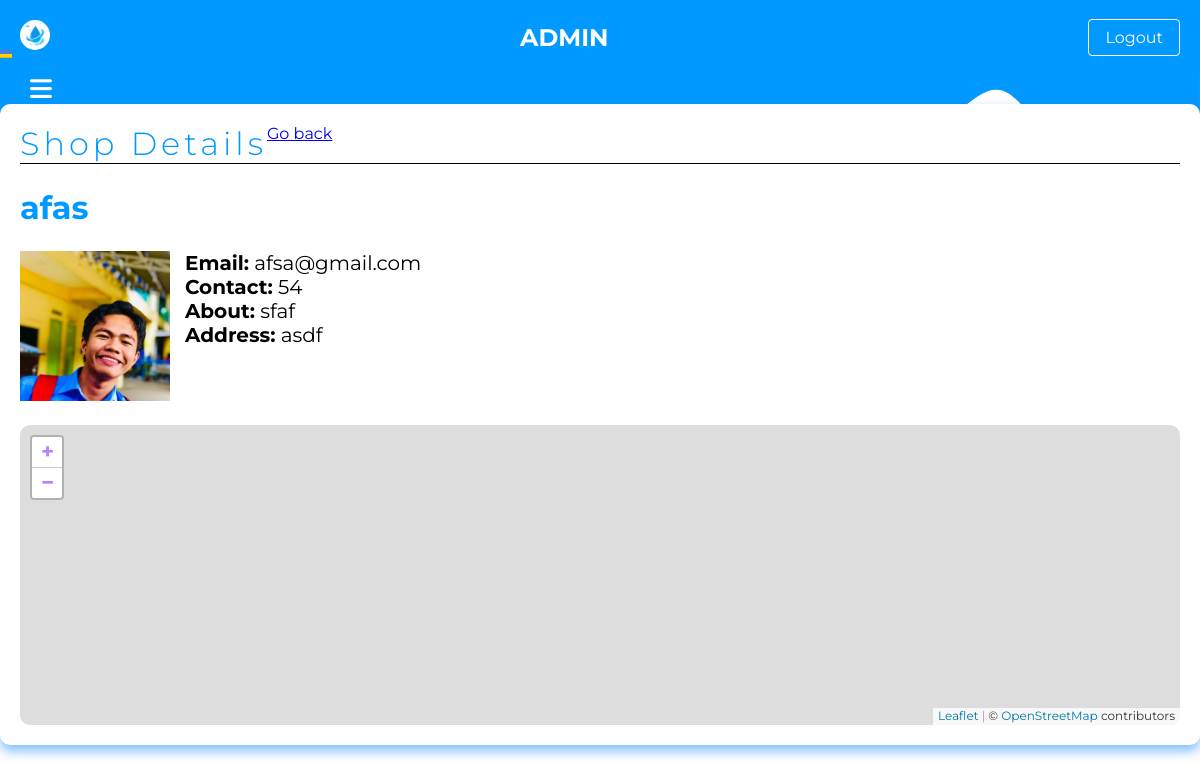
/Admin/ShopDetails.php?id=2, run on the app's committed database.
### tables this page shows
CREATE TABLE `shopinfo` (
  `id` int(11) NOT NULL,
  `name` varchar(50) NOT NULL,
  `profilePic` varchar(100) NOT NULL,
  `permit` varchar(100) NOT NULL,
  `address` varchar(100) NOT NULL,
  `email` varchar(255) NOT NULL,
  `contact` varchar(15) NOT NULL,
  `price` decimal(10,2) NOT NULL,
  `discount` decimal(10,2) NOT NULL,
  `deliveryFee` decimal(10,2) NOT NULL,
  `info` varchar(255) NOT NULL,
  `status` enum('pending','approved','rejected') DEFAULT 'pending',
  `notification` varchar(255) DEFAULT NULL,
  `seller_id` int(11) DEFAULT NULL
);

### Admin/ShopDetails.php (the view, shortened to what this page needs)
<?php
require '../Include/connect.php';
$shopId = isset($_GET['id']) ? intval($_GET['id']) : 0;
$query = "SELECT * FROM shopinfo WHERE id = $shopId";
$result = mysqli_query($conn, $query);
$shop = mysqli_fetch_assoc($result);
?>
<!DOCTYPE html>
<html lang="en">
<head>
    <link rel="stylesheet" href="https://cdnjs.cloudflare.com/ajax/libs/font-awesome/6.6.0/css/all.min.css">
    <link rel="stylesheet" href="../Css/ShopDetails.css">
    <link rel="stylesheet" href="https://unpkg.com/leaflet@1.9.3/dist/leaflet.css" />
</head>
<body>
    <nav>
        <ul class="home-ul">
            <li class="logo"><a href="../FrontPage.php"><img src="../Image/Thirstdrop.png" alt="" height="30" width="30" class="logo"></a></li>
            <div class="nav-center">
                <h2 class="admin">ADMIN</h2>
            </div>
            <li class="nav-button"><a href="../FrontPage.php">Logout</a></li>
        </ul>
    </nav>
    <label for="menu-toggle" class="menu-icon">
    <i class="fa fa-bars" aria-hidden="true"></i>
    </label>
    <div class="content-container">
        <div class="site-title">
           <h1>Shop Details</h1>
           <a href='AfterSearch.php' class="go-back">Go back</a>
        </div>
        <div class="shop-name">
            <h1><?php echo htmlspecialchars($shop['name']); ?></h1>
        </div>
       <div class="inside-container">
                <div class="left-div">
                     <img src="../Image/<?php echo htmlspecialchars($shop['profilePic']); ?>" width="150" height="150" alt="Profile Picture">
                </div>
                <div class="right-div">
                    <p><strong>Email:</strong> <?php echo htmlspecialchars($shop['email']); ?></>
                    <p><strong>Contact:</strong> <?php echo htmlspecialchars($shop['contact']); ?></p>
                    <p><strong>About:</strong> <?php echo !empty($shop['info']) ? htmlspecialchars($shop['info']) : 'No information available'; ?></p>
                    <p><strong>Address:</strong> <?php echo htmlspecialchars($shop['address']); ?></p>
                </div>
       </div>
        <div id="map"></div>
    </div>
</body>
</html>

### Css/ShopDetails.css (style rules this page uses)
* { font-family: "Montserrat", sans-serif; margin: 0; }
body { margin: 0; overflow: hidden; }
nav { background-color: #0099ff; padding: 20px; }
.home-ul { display: flex; align-items: center; justify-content: space-between; list-style: none; margin: 0; padding: 0; }
.logo { color: white; margin-right: auto; border-radius: 50%; }
.nav-center { display: flex; justify-content: center; flex-grow: 1; gap: 20px; color: white; }
.nav-button { margin-left: 10px; }
.nav-button a { color: white; text-decoration: none; padding: 8px 16px; border-radius: 4px; background-color: #0099ff; border: thin solid white; transition: background-color 0.3s; }
.content-container { box-shadow: 0 6px 12px rgba(0, 123, 255, 0.5); position: relative; z-index: 1; top: 30px; padding: 20px; max-width: 1300px; margin: 0 auto; background-color: #ffffff; transition: all 300ms ease-in-out; border-radius: 10px; }
.site-title { text-align: Left; border-bottom: 1px solid black; margin-bottom: 24px; display: flex; }
.shop-name { text-align: Left; margin-bottom: 24px; }
.site-title h1 { font-weight: 300; letter-spacing: 4px; color: #0099ff; }
.shop-name h1 { text-align: Left; margin-bottom: 24px; color: #0099ff; }
.menu-icon { position: absolute; left: 30px; font-size: 25px; z-index: 1; transition: all 300ms ease-in-out; color: white; }
#map { width: 100%; height: 300px; margin-top: 20px; border-radius: 10px; }
.inside-container { display: flex; position: relative; }
.right-div { justify-content: start; padding-left: 15px; }
.right-div p { font-size: 20px; }

### data on the page
shopinfo: name "afas", profilePic (picture), email "afsa@gmail.com", contact "54", info "sfaf", address "asdf"
